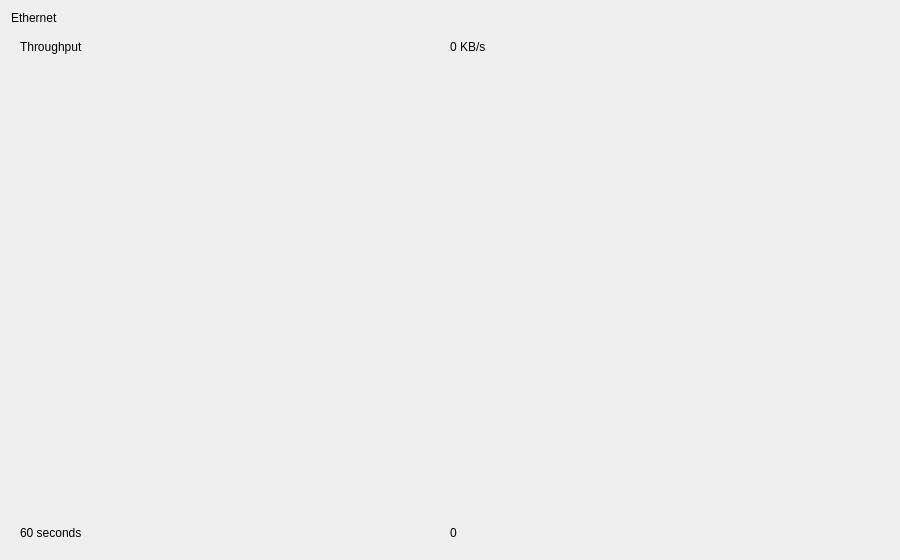
<?xml version="1.0" encoding="UTF-8"?>
<ui version="4.0">
 <class>NetworkDetailWidget</class>
 <widget class="QWidget" name="NetworkDetailWidget">
  <property name="geometry"><rect><x>0</x><y>0</y><width>900</width><height>560</height></rect></property>
  <layout class="QVBoxLayout" name="verticalLayout">
   <!-- Header -->
   <item>
    <layout class="QHBoxLayout" name="headerLayout">
     <item><widget class="QLabel" name="titleLabel"><property name="text"><string>Ethernet</string></property></widget></item>
     <item><widget class="QLabel" name="subtitleLabel"><property name="text"><string notr="true"></string></property></widget></item>
    </layout>
   </item>
   <!-- Body: graph column + statistics -->
   <item>
    <layout class="QHBoxLayout" name="bodyLayout">
     <item>
      <layout class="QVBoxLayout" name="graphColumn">
       <item>
<widget class="Perf::GraphCard" name="throughputCard">
 <property name="sizePolicy"><sizepolicy hsizetype="Preferred" vsizetype="Expanding"><horstretch>0</horstretch><verstretch>1</verstretch></sizepolicy></property>
 <layout class="QVBoxLayout" name="throughputCardLayout">
  <item><layout class="QHBoxLayout" name="throughputCardHeaderLayout"><item><widget class="QLabel" name="throughputLabel"><property name="text"><string>Throughput</string></property></widget></item><item><widget class="QLabel" name="throughputGraphMaxLabel"><property name="text"><string>0 KB/s</string></property></widget></item></layout></item>
  <item><widget class="Perf::GraphWidget" name="throughputGraphWidget" native="true"><property name="minimumHeight"><number>120</number></property><property name="sizePolicy"><sizepolicy hsizetype="Expanding" vsizetype="Expanding"><horstretch>0</horstretch><verstretch>1</verstretch></sizepolicy></property></widget></item>
  <item><layout class="QHBoxLayout" name="throughputCardAxisLayout"><item><widget class="QLabel" name="timeLeftLabel"><property name="text"><string>60 seconds</string></property></widget></item><item><widget class="QLabel" name="timeRightLabel"><property name="text"><string>0</string></property></widget></item></layout></item>
 </layout>
</widget>
       </item>
      </layout>
     </item>
     <item>
      <!-- Labels are handed to the panel in display order by NetworkDetailWidget -->
      <widget class="Perf::StatsPanel" name="statsPanel">
       <widget class="QLabel" name="sendLabel"><property name="text"><string>Send</string></property></widget>
       <widget class="QLabel" name="sendValueLabel"><property name="text"><string>0 KB/s</string></property></widget>
       <widget class="QLabel" name="receiveLabel"><property name="text"><string>Receive</string></property></widget>
       <widget class="QLabel" name="receiveValueLabel"><property name="text"><string>0 KB/s</string></property></widget>
       <widget class="QLabel" name="adapterLabel"><property name="text"><string>Adapter</string></property></widget>
       <widget class="QLabel" name="adapterValueLabel"><property name="text"><string>—</string></property></widget>
       <widget class="QLabel" name="typeLabel"><property name="text"><string>Connection type</string></property></widget>
       <widget class="QLabel" name="typeValueLabel"><property name="text"><string>—</string></property></widget>
       <widget class="QLabel" name="speedLabel"><property name="text"><string>Link speed</string></property></widget>
       <widget class="QLabel" name="speedValueLabel"><property name="text"><string>—</string></property></widget>
       <widget class="QLabel" name="ipv4Label"><property name="text"><string>IPv4 address</string></property></widget>
       <widget class="QLabel" name="ipv4ValueLabel"><property name="text"><string>—</string></property></widget>
       <widget class="QLabel" name="ipv6Label"><property name="text"><string>IPv6 addresses</string></property></widget>
       <widget class="QLabel" name="ipv6ValueLabel"><property name="text"><string>—</string></property></widget>
      </widget>
     </item>
    </layout>
   </item>
  </layout>
 </widget>
 <customwidgets>
  <customwidget>
   <class>Perf::GraphWidget</class>
   <extends>QWidget</extends>
   <header>perf/graphwidget.h</header>
  </customwidget>
  <customwidget>
   <class>Perf::GraphCard</class>
   <extends>QFrame</extends>
   <header>perf/graphcard.h</header>
   <container>1</container>
  </customwidget>
  <customwidget>
   <class>Perf::StatsPanel</class>
   <extends>QFrame</extends>
   <header>perf/statspanel.h</header>
   <container>1</container>
  </customwidget>
 </customwidgets>
 <resources/>
 <connections/>
</ui>
